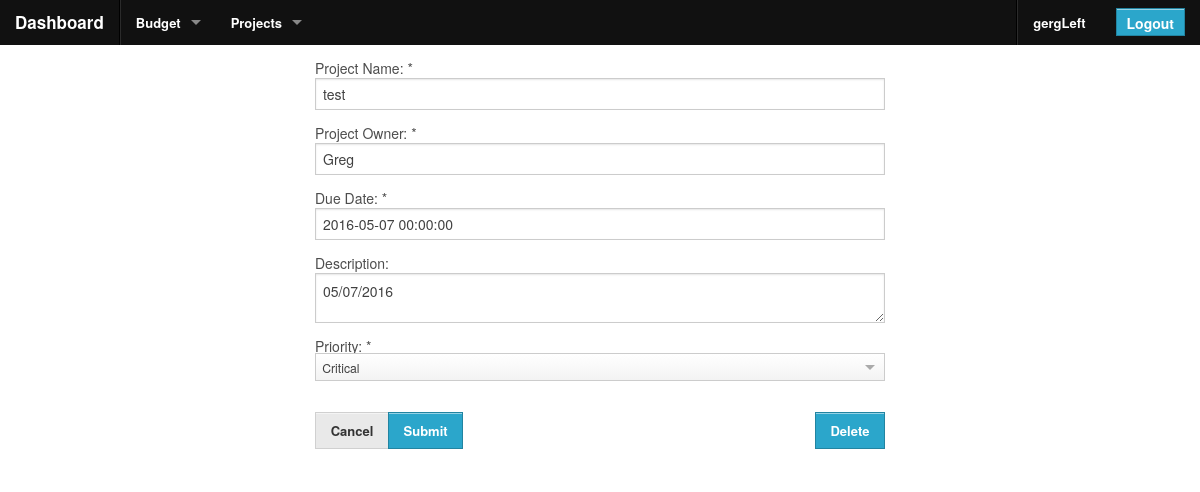
/site-sections/projects/edit_project.php?pid=1 (signed in), run on an earlier commit of the app's database.
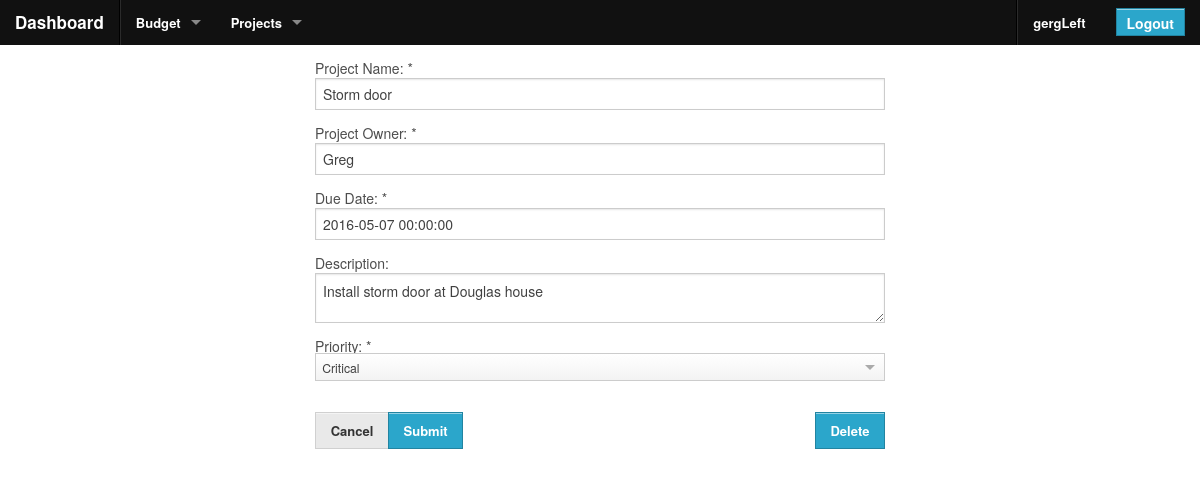
And on a later commit of the database.
### tables this page shows
CREATE TABLE `projects` (
  `id` int(10) unsigned NOT NULL AUTO_INCREMENT,
  `name` varchar(50) NOT NULL,
  `dueDate` datetime NOT NULL DEFAULT CURRENT_TIMESTAMP,
  `priority` varchar(10) NOT NULL DEFAULT ' medium',
  `owner` varchar(50) DEFAULT NULL,
  `description` varchar(500) DEFAULT NULL,
  PRIMARY KEY (`id`)
);

### includes/project.phpclass.inc (called while the page is built, shortened)
<?php
class project {
  function __construct($id = null) {
    if (is_null($id)) {
      $this->dueDate = date("Y-m-d 00:00:00");
    } else {
      $this->get_project($id);
    }
  }
  private function get_project($id) {
    $db = new db_sql();
    $query = "SELECT * FROM projects";
    $query .= sprintf(" WHERE id = %s", $id);
    $db->query($query);
    if ($db->next_record()) {
      $this->name = $db->f("name");
      $this->dueDate = $db->f("dueDate");
      $this->description = $db->f("description");
      $this->priority = $db->f("priority");
      $this->owner = $db->f("owner");
      return true;
    } else {
      return false;
    }
  }
}
?>

### includes/db_sql.phpclass.inc (called while the page is built, shortened)
<?php
class db_sql {
	private $host;
	private $database;
	private $user;
	private $password;
	public $Record = array();
	private $Link_ID    = 0;
	private $Query_ID   = 0;
	public function __construct($database="") {
		switch ($database)
		{
			default:
			case 'center':
				$this->host = "localhost";
				$this->database = 'center_org';
				$this->user = 'center';
				$this->password = 'G&6j37dZQB4h$93x';
				break;
		}
	}
	function connect($database = "", $host = "", $user = "", $password = "") {
		if ($database == "")
			$database = $this->database;
		if ($host == "")
			$host = $this->host;
		if ($user == "")
			$user = $this->user;
		if ($password == "")
			$password = $this->password;
		if ($this->Link_ID == 0) {
			$this->Link_ID = mysql_connect($host, $user, $password, true, 2);
		}
		return $this->Link_ID;
	}
	public function query($Query_String) {
		$this->Query_ID = @mysql_query($Query_String,$this->Link_ID);
		return $this->Query_ID;
	}
	public function next_record() {
		$this->Record = @mysql_fetch_array($this->Query_ID);
		$stat = is_array($this->Record);
		return $stat;
	}
	function f($Name) {
		return stripslashes($this->Record[$Name]);
	}
}
?>

### site-sections/projects/edit_project.php (the view, shortened to what the changed rows need)
<?php
  include 'functions.php';
  $this_project = new project($_GET["pid"]);
  if ( "POST" === $_SERVER['REQUEST_METHOD']) {
    if (isset($_POST["btnDelete"])) {
      project::delete_project($_GET["pid"]);
    } else if (empty($_POST["txtProjectName"]) ||
        empty($_POST["txtProjectDueDate"])
    ) {
      if (empty($_POST["txtProjectName"])) {
        $projName_err = "error";
      }
      if (empty($_POST["txtProjectDueDate"])) {
        $projDate_err = "error";
      }
      if (empty($_POST["txtProjectOwner"])) {
        $projOwner_err = "error";
      }
    } else {
      $this_project->name = $_POST["txtProjectName"];
      $this_project->dueDate = $_POST["txtProjectDueDate"];
      $this_project->description = $_POST["txtDescription"];
      $this_project->priority = $_POST["ddlPriority"];
      $this_project->owner = $_POST["txtProjectOwner"];
      try {
        if ($this_project->update_project()) {
          $serverFeedback = Message::translate_code_to_message(Message::PROJECT_CREATED);
          $serverFeedbackClass = "success";
          clearFormDisplay($form_display);
        }
      } catch (Exception $ex) {
        dump($ex);
        $serverFeedbackClass = "error";
      }
    }
  } else {
    $form_display = array(
      'txtProjectName' => $this_project->name,
      'txtProjectDueDate' => $this_project->dueDate,
      'txtDescription' => $this_project->description,
      'ddlPriority' => $this_project->priority,
      'txtProjectOwner' => $this_project->owner,
    );
  }
?>
<?php include 'components/global/header.php'; ?>
<form class="custom" method="POST">
  <div class="row formRow required <?php echo $username_err ?>">
    <div class="small-12 medium-6 small-centered columns">
      <label>Project Name: <?php echo REQUIRED_INDICATOR ?></label>
      <input id="txtProjectName" name="txtProjectName" type="text" MaxLength="50" value="<?php echo $form_display["txtProjectName"] ?>"/>
    </div>
  </div>
  <div class="row formRow required <?php echo $username_err ?>">
    <div class="small-12 medium-6 small-centered columns">
      <label>Project Owner: <?php echo REQUIRED_INDICATOR ?></label>
      <input id="txtProjectOwner" name="txtProjectOwner" type="text" MaxLength="50" value="<?php echo $form_display["txtProjectOwner"] ?>"/>
    </div>
  </div>
  <div class="row formRow required <?php echo $monthBudget_err ?>">
    <div class="small-12 medium-6 small-centered columns">
      <label>Due Date: <?php echo REQUIRED_INDICATOR ?></label>
      <input id="txtProjectDueDate" name="txtProjectDueDate" type="text" MaxLength="50" value="<?php echo $form_display["txtProjectDueDate"] ?>" class="foundation-date"/>
    </div>
  </div>
  <div class="row formRow required <?php echo $monthBudget_err ?>">
    <div class="small-12 medium-6 small-centered columns">
      <label>Description: </label>
      <textarea id="txtDescription" name="txtDescription"><?php echo $form_display["txtDescription"] ?></textarea>
    </div>
  </div>
</form>
<?php include "components/global/footer.php"; ?>

What changed in the data, as far as the page shows it:
changed projects "Greg": txtProjectName "test" → "Storm door"; txtDescription "05/07/2016" → "Install storm door at Douglas house"
